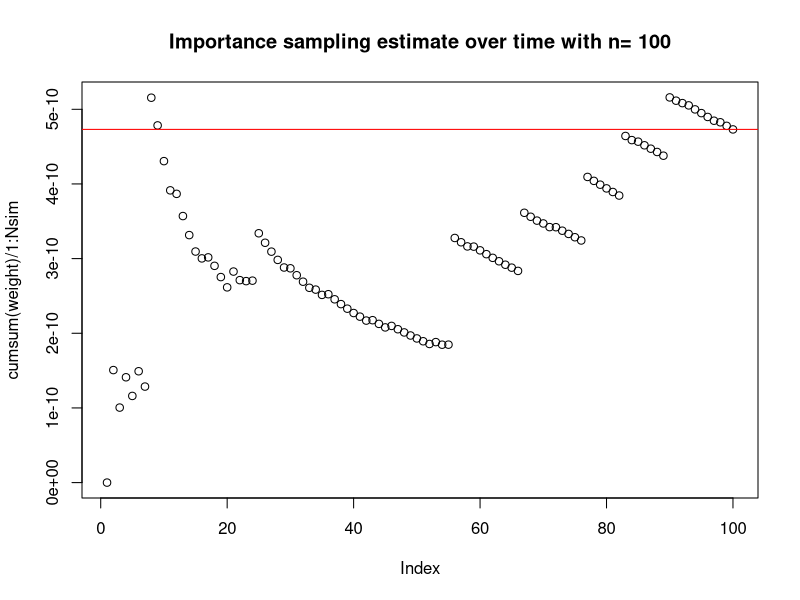
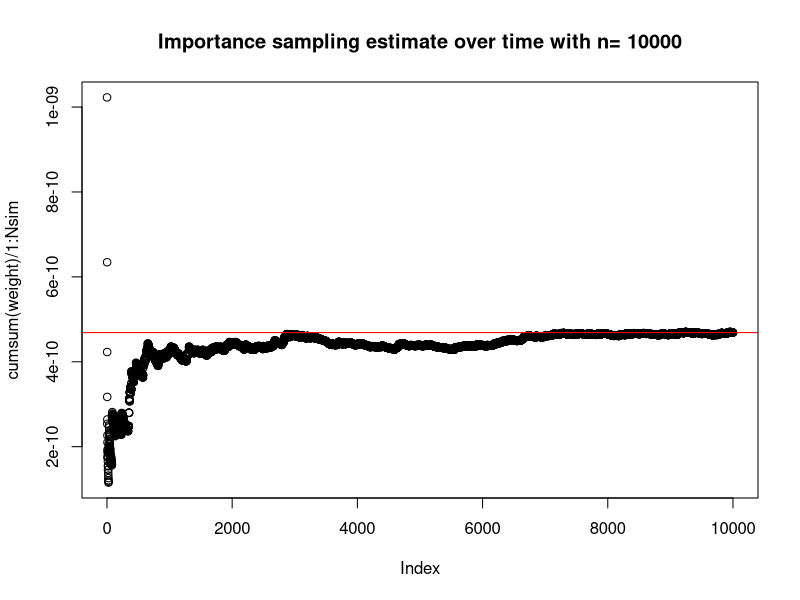

The R source for these figures, in order:
problem_3_importance_sampling <- function(Nsim) {
  f = function(x) { 3.852985 * exp(-x^2 * sqrt(x)) * (sin(x))^2 }
  g = function(x) { exp(-(x - 3)) }
  
  x = rexp(Nsim) + 3
  weight = f(x) / g(x)
  
  # Importance sampler is just the mean of the weights
  P_hat = mean(weight)
  
  plot(cumsum(weight)/1:Nsim, 
       main=paste("Importance sampling estimate over time with n=", Nsim))
  abline(h=P_hat, col="red")
  
  print(paste("Importance sampling estimate of P(X>3):", P_hat))
}

problem_3_importance_sampling(100)
problem_3_importance_sampling(10000)
